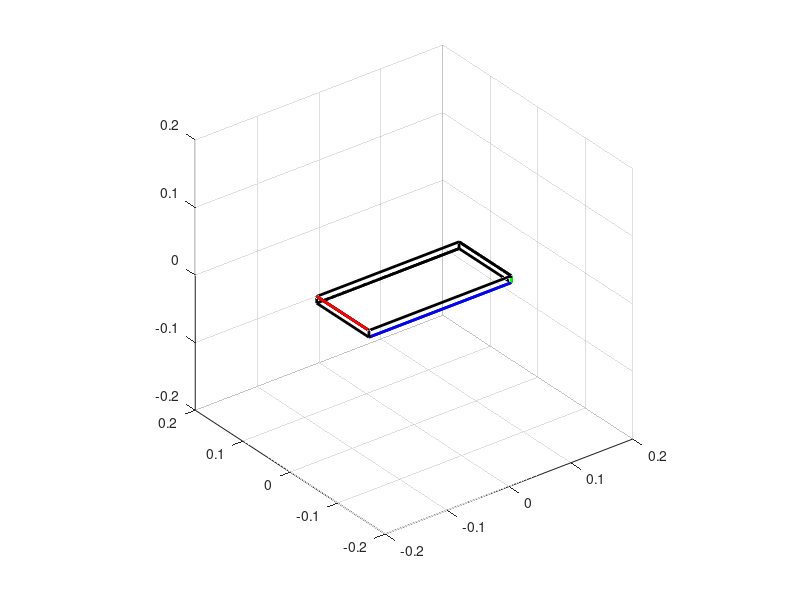

This figure's MATLAB source: (Note: this script raises an error after producing the figure.)
%% Space Engineering 3 Assignment 3
% Author: Zoren Liu
% SID: 440353416
%

clear; close all; clc;

%% Question 1

% Initial conditions
omega_x = 0;%pi/2*0.025; % Angular velocity (rad/s)
omega_y = 0;%pi/2*0.025;
omega_z = pi/2;


% Properties of rectangular plate
a = 0.230;   % Length (m)
b = 0.01;    % Height (m)
c = 0.11;   % Width (m)
m = 1;      % Mass (kg)

% a) Calculate moments of inertia
Ixx = m*(a^2+b^2)/12;   % Intermediate moment of inertia
Iyy = m*(a^2+c^2)/12;   % Maximum moment of inertia
Izz = m*(b^2+c^2)/12;   % Lowest moment of inertia

% b) Calculate magnitude of inertial angular momentum vector L_tot
Lx = Ixx*omega_x;
Ly = Iyy*omega_y;
Lz = Izz*omega_z;
L_tot = Lx + Ly + Lz;

% c) Calculate the maximum angular velocity in the three principle axes
% Since angular momentum is fixed, then the theoretical maximum angular
% velocity of an axis is when the angular velocities of the other two axes
% are zero
omega_x_temp = 0;
omega_y_temp = 0;
omega_z_temp = 0;

omega_x_max = (L_tot - Iyy*omega_y_temp - Izz*omega_z_temp)/(Ixx);
omega_y_max = (L_tot - Ixx*omega_x_temp - Izz*omega_z_temp)/(Iyy);
omega_z_max = (L_tot - Ixx*omega_x_temp - Iyy*omega_y_temp)/(Izz);

% d) Calculate the magnitude of the rotational kinetic energy for the three
% principal axes components in the body reference frame (Exx, Eyy, Ezz).
Exx = 1/2*Ixx*omega_x^2;
Eyy = 1/2*Iyy*omega_y^2;
Ezz = 1/2*Izz*omega_z^2;

% E = Exx + Eyy + Ezz;

% e)
% Copper wire
l_Cu = 17.7; % cm
d_Cu = 0.1; % cm
rho_Cu = 9; % g/cm^3
m_Cu = pi*(d_Cu/2)^2*l_Cu*rho_Cu;
temp_0 = 0; % Celcius
C_Cu = 0.385; % Joules/g


E_max = 1/2*L_tot*omega_z;
E_min = 1/2*L_tot*omega_y_max;
delta_E = E_max - E_min;

% % Assuming pure rotation in z-axis
% L_ini = Izz*omega_z;
% E_max = 1/2*L_ini*omega_z;
% omega_y_max_2 = L_ini/Iyy;
% E_min = 1/2*L_ini*omega_y_max_2;
% delta_E = E_max - E_min;

temp_end = delta_E/(C_Cu*m_Cu)+temp_0;

%% Question 2

plate.A = [-a/2 -c/2 -b/2];
plate.B = [a/2 -c/2 -b/2];
plate.C = [-a/2 c/2 -b/2];
plate.D = [-a/2 -c/2 b/2];
plate.E = [-a/2 c/2 b/2];
plate.F = [a/2 -c/2 b/2];
plate.G = [a/2 c/2 -b/2];
plate.H = [a/2 c/2 b/2];

origin = [0, 0, 0];

sim_type = 1;
axis_type = 1;
animStep = 100;
time = 60;
dt = 0.001;
tvec = (dt:dt:time)';

switch sim_type
    case 1
        P = [plate.A;plate.B;plate.F;plate.H;...
            plate.G;plate.C;plate.A;plate.D;...
            plate.E;plate.H;plate.F;plate.D;...
            plate.E;plate.C;plate.G;plate.B];
        plot3(P(:,1),P(:,2),P(:,3),'k', 'LineWidth', 2), hold on % original cube
        plot3(P(1:2,1),P(1:2,2),P(1:2,3),'b', 'LineWidth', 2)
        plot3(P(8:9,1),P(8:9,2),P(8:9,3),'r', 'LineWidth', 2)
        plot3(P(2:3,1),P(2:3,2),P(2:3,3),'g', 'LineWidth', 2); hold off
        %     case 2
        %         vert_p = [A;B;G;C;D;F;H;E];
        %         face_p = [1 2 3 4; 5 6 7 8; 1 2 6 5; 3 4 8 7; 1 4 8 5; 2 3 7 6];
        %         colour_p = [0 1 0; 0 1 0; 1 0 0; 1 0 0; 0 0 1; 0 0 1];
        %         P = patch('Vertices', vert_p, 'Faces', face_p,...
        %             'FaceVertexCData', colour_p, 'FaceColor', 'flat');
end
axis equal; grid on; axis([-0.20 0.20 -0.20 0.20 -0.20 0.20]); rotate3d on;

switch axis_type
    case 1 % About x
        omega_x = -pi/2;
        omega_y = 0.01;
        omega_z = 0.01;
    case 2 % About y
        omega_x = -0.1;
        omega_y = pi/2;
        omega_z = 0.1;
    case 3 % About z
        omega_x = -0.1;
        omega_y = 0.1;
        omega_z = pi/2;
end

ang_x = 0;
ang_y = 0;
ang_z = 0;

omega = zeros(length(tvec),3);
omega(1, :) = [omega_x, omega_y, omega_z];
ang(1, :) = [0, 0, 0];
counter = 0;

for n = 2:length(tvec)
    
    omega_x_dot = (Iyy-Izz)*omega(n-1, 2)*omega(n-1, 3)/Ixx;
    omega_y_dot = (Izz-Ixx)*omega(n-1, 3)*omega(n-1, 1)/Iyy;
    omega_z_dot = (Ixx-Iyy)*omega(n-1, 1)*omega(n-1, 2)/Izz;
    
    omega(n, 1) = omega(n-1, 1) + omega_x_dot*dt;
    omega(n, 2) = omega(n-1, 2) + omega_y_dot*dt;
    omega(n, 3) = omega(n-1, 3) + omega_z_dot*dt;
    
    ang(n, 1) = ang(n-1, 1) + omega(n, 1)*dt;
    ang(n, 2) = ang(n-1, 2) + omega(n, 2)*dt;
    ang(n, 3) = ang(n-1, 3) + omega(n, 3)*dt;
    
end

ang2(:, 1) = cumtrapz(omega(:, 1))*dt;
ang2(:, 2) = cumtrapz(omega(:, 2))*dt;
ang2(:, 3) = cumtrapz(omega(:, 3))*dt;

% Euler angles
dcmMtr = dcm([ang2(:, 2), ang2(:, 1), ang2(:, 3)]);
P_plot = zeros(size(P, 1), size(P, 2), length(dcmMtr));
for n = 1:length(tvec)
    P_plot(:, :, n) = P*dcmMtr(:, :, n);
end

% Quaternions
q = e2q([ang2(:, 2), ang2(:, 1), ang2(:, 3)]');
dcmMtr = dcmQuat(q');
P_plot = zeros(size(P, 1), size(P, 2), length(dcmMtr));
for n = 1:length(tvec)
    P_plot(:, :, n) = P*dcmMtr(:, :, n);
end

E(:, 1) = 1/2*Ixx*omega(:, 1).^2;
E(:, 2) = 1/2*Iyy*omega(:, 2).^2;
E(:, 3) = 1/2*Izz*omega(:, 3).^2;
Etot = E(:, 1) + E(:, 2) + E(:, 3);

ellips1(:, 1) = 2*Etot./Ixx;
ellips1(:, 2) = 2*Etot./Iyy;
ellips1(:, 3) = 2*Etot./Izz;

L(:, 1) = omega(:, 1).*Ixx;
L(:, 2) = omega(:, 2).*Iyy;
L(:, 3) = omega(:, 3).*Izz;
Ltot = sqrt(sum(L.^2, 2));

ellips2(:, 1) = Ltot.^2/Ixx^2;
ellips2(:, 2) = Ltot.^2/Iyy^2;
ellips2(:, 3) = Ltot.^2/Izz^2;

d = 2*Etot./Ltot.^2;

for o = 1:animStep:length(tvec)
%     o
    figure(1)
    switch sim_type
        case 1
            subplot(1,2,1)
            plot3(P_plot(:,1,o),P_plot(:,2,o),P_plot(:,3,o),'k', 'LineWidth', 2), hold on
            plot3(P_plot(1:2,1,o),P_plot(1:2,2,o),P_plot(1:2,3,o),'b', 'LineWidth', 2)
            plot3(P_plot(8:9,1,o),P_plot(8:9,2,o),P_plot(8:9,3,o),'r', 'LineWidth', 2)
            plot3(P_plot(2:3,1,o),P_plot(2:3,2,o),P_plot(2:3,3,o),'g', 'LineWidth', 2)
            plot3(0,0,0,'or')
            xlabel('y'); ylabel('x'); zlabel('z')
            axis equal; grid on; axis([-0.20 0.20 -0.20 0.20 -0.20 0.20]); rotate3d on; hold off
            drawnow
        case 2
            subplot(1,2,1)
            rotate(P, [0 1 0], rad2deg(omega(o, 1)*dt*animStep), origin);
            rotate(P, [1 0 0], rad2deg(omega(o, 2)*dt*animStep), origin);
            rotate(P, [0 0 1], rad2deg(omega(o, 3)*dt*animStep), origin);
            axis equal; grid on; axis([-0.20 0.20 -0.20 0.20 -0.20 0.20]); rotate3d on; hold off
            drawnow
    end
    
%     subplot(1,2,2)
%     plot(tvec(1:o), omega(1:o, 2), tvec(1:o), omega(1:o, 1), tvec(1:o), omega(1:o, 3),...
%         tvec(1:o), Ltot(1:o),'LineWidth', 1.5)
%     xlabel('Time (s)'); ylabel('\omega (rad/s)');
%     legend('\omega_x', '\omega_y', '\omega_z')
%     grid on
%     hold off
    
    
    
            [x1, y1, z1] = ellipsoid(0,0,0,sqrt(ellips1(o, 1)),sqrt(ellips1(o, 2)),sqrt(ellips1(o, 3)),30);
            [x2, y2, z2] = ellipsoid(0,0,0,sqrt(ellips2(o, 1)),sqrt(ellips2(o, 2)),sqrt(ellips2(o, 3)),30);
    
    %         [x1, y1, z1] = ellipsoid(0,0,0,Lsum(o),Lsum(o),Lsum(o),30);
    %         [x2, y2, z2] = ellipsoid(0,0,0,ellips2(o, 1),ellips2(o, 2),ellips2(o, 3),30);
    
            figure(2)
            surf(x1, y1, z1, 'edgecolor', 'none','FaceAlpha',0.3,'FaceColor',[0.9100 0.4100 0.1700])
             hold on;
            surf(x2, y2, z2, 'edgecolor', 'none','FaceAlpha',0.3,'FaceColor',[0 0 1])
            xlabel('\omega_y'); ylabel('\omega_x'); zlabel('\omega_z')
            axis([-5 5 -5 5 -10 10]); grid on;
    %         axis tight; axis equal; grid on;
            plot3(omega(:, 1),omega(:, 2),omega(:, 3),'r.')
    
            drawnow; hold off;
    
end



figure(2)
plot(tvec, omega(:, 1), tvec, omega(:, 2), tvec, omega(:, 3),...
    'LineWidth', 1.5)
xlabel('Time (s)'); ylabel('\omega (rad/s)');
legend('\omega_x', '\omega_y', '\omega_z')
grid on
figure(3)
plot(tvec, ang(:, 1), tvec, ang(:, 2), tvec, ang(:, 3),...
    'LineWidth', 1.5)
xlabel('Time (s)'); ylabel('Angle (rad)');
legend('ang_x', 'ang_y', 'ang_z')
grid on



% figure(2)
% plot(tvec, rad2deg(omegaDB(:, 1)), tvec, rad2deg(omegaDB(:, 2)), tvec, rad2deg(omegaDB(:, 3)),...
%     'LineWidth', 1.5)
% xlabel('Time (s)'); ylabel('\omega (deg/s)');
% legend('\omega_x', '\omega_y', '\omega_z')
% grid on
% figure(3)
% plot(tvec, rad2deg(angDB(:, 1)), tvec, rad2deg(angDB(:, 2)), tvec, rad2deg(angDB(:, 3)),...
%     'LineWidth', 1.5)
% xlabel('Time (s)'); ylabel('Angle (deg)');
% legend('ang_x', 'ang_y', 'ang_z')
% grid on



